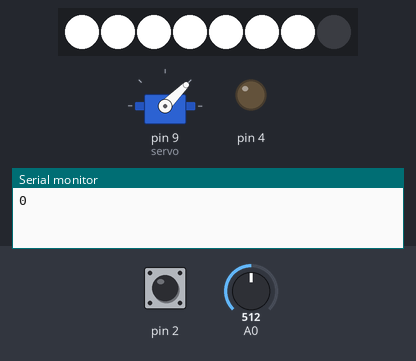
The sketch below on a simulated Arduino Uno, built with avr-gcc and run on an emulated ATmega328P. Parts: 8 RGB LEDs in strip order, left to right, servo, output pins drawn as LEDs (lit = HIGH), the last lines printed to the serial monitor. The inputs (shaded band) are chosen by the test bench; at power-on: A0 = 512, pin 2 HIGH.

Above: at 7.36 s.
7.4 s: A0 set to 73
At 8.5 s:
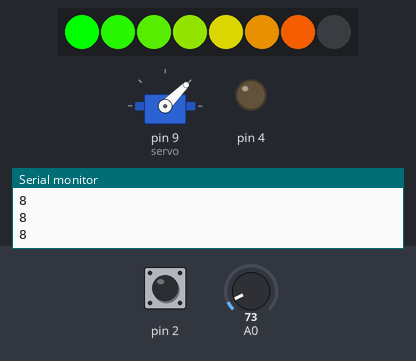
9.1 s: A0 set to 61
At 9.21 s:
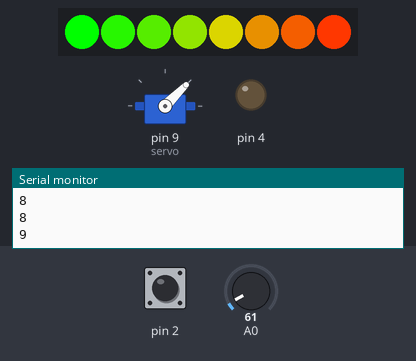
At 9.58 s:
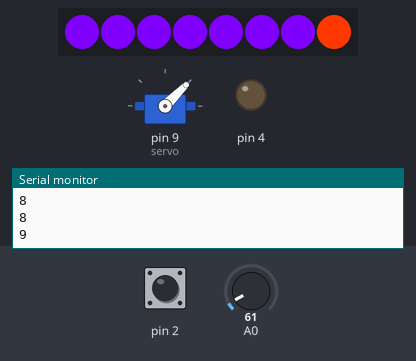
Timing chart, 0 to 11.8 s (numbered marks = the images above; inputs shaded):
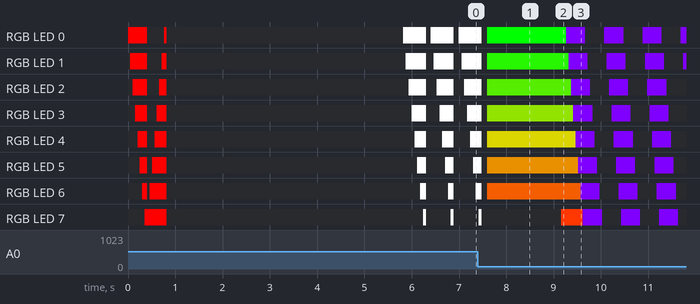

Measured:
- the behaviour switches between 68 and 67 on A0 (found by bisection; images 1 and 2)
- after the input at 7.4 s, the LEDs: first differ from a run without the input after 0.20 s (image 1)
- after the input at 9.1 s, RGB LED 0: alternates RGB(128, 0, 255) for 0.40 s and off for 0.40 s, starting after 0.17 s; RGB LED 1: alternates RGB(128, 0, 255) for 0.40 s and off for 0.40 s, starting after 0.22 s

The sketch:

Simon_Says.ino
```cpp
#include <Adafruit_NeoPixel.h>
#include <Servo.h>

#define PIN 6

Adafruit_NeoPixel strip = Adafruit_NeoPixel(8, PIN, NEO_GRB + NEO_KHZ800);
Servo servo;


long micVal,gameStart;
boolean playing=false;
boolean waitPrize=false;
int scream=0;
int maxLevel=0;
int incomingByte;

void setup(){
  Serial.begin(9600);
  pinMode(2,INPUT_PULLUP);
  pinMode(4,OUTPUT);

  strip.begin();
  strip.show();
  servo.attach(9);
  servo.write(45);


}

void loop(){
  int count=0;
  if(!playing && !waitPrize){
    servo.write(45);
    colorWipe(strip.Color(255, 0,0), 50,true);
    colorWipe(strip.Color(0, 0, 0), 0,true);
    colorWipe(strip.Color(255, 0, 0), 50,false);
    colorWipe(strip.Color(0, 0, 0), 0,true);
    long startMillis = millis();
    Serial.println(0);
    count = 0;
    while(millis()-startMillis<5000){
      delay(50);
      count+=digitalRead(2);
    }
    playing=count>30;
    if(playing){
      gameStart=millis();
      for (int i=0;i<3;i++){
        servo.write(45);
        colorWipe(strip.Color(255, 255, 255), 60,true);
        colorWipe(strip.Color(0, 0, 0), 0,true);
        delay(100);
        maxLevel=0;
      }
      Serial.println(1);
    }// Blue
  }
  if(playing){
    micVal=0;
    long startMillis = millis();
    while(millis()-startMillis<20){
      int tmp =512-analogRead(A0);
      micVal += abs(tmp);
    }
    scream = map(micVal,0,80000,0,8);
    maxLevel=max(maxLevel,scream);
    Serial.println(maxLevel+1);
    colorLevel(maxLevel);

    playing=!((scream==0)&&(millis()-gameStart>15000));
    if(maxLevel==8){
      waitPrize=true;
      playing=false;
      maxLevel=0;
    }
    delay(100);
  }
  if(waitPrize){
    servo.write(45);
    colorWipe(strip.Color(128, 0, 255), 50,true);
    colorWipe(strip.Color(0, 0, 0), 50,true);
    if(Serial.available()){
      incomingByte = Serial.read();
      if(incomingByte==48){
        Serial.flush();
        waitPrize=false;
        playing=false;
        maxLevel=0;
        delay(8000);
        Serial.println(0);
      }
      if(incomingByte==49){
        Serial.flush();
        Serial.println(0);
        waitPrize=false;
        playing=false;
        maxLevel=0;
        digitalWrite(4,HIGH);
        servo.write(150);
        delay(150);
        servo.write(45);
        delay(5000);
        digitalWrite(4,LOW);
        colorWipe(strip.Color(255, 255, 255), 200,true);
        colorWipe(strip.Color(0, 0, 0), 0,true);
      }
    }
  }

}

void colorLevel(long level) {
  for(int i=0; i<strip.numPixels(); i++) {
    if(i<level){
      strip.setPixelColor(i, strip.Color(255*i/7, (255-(200*i/7)), 0));
    }
    else{
      strip.setPixelColor(i, strip.Color(0,0,0));
    }
  }
  strip.show();
}

void colorWipe(uint32_t c, uint8_t wait,boolean right) {
  if(right){
    for(uint16_t i=0; i<strip.numPixels(); i++) {
      strip.setPixelColor(i, c);
      strip.show();
      delay(wait);
    }
  }
  else{
    for(uint16_t i=strip.numPixels();i>0; i--) {
      strip.setPixelColor(i-1, c);
      strip.show();
      delay(wait);
    }
  }
}
```
